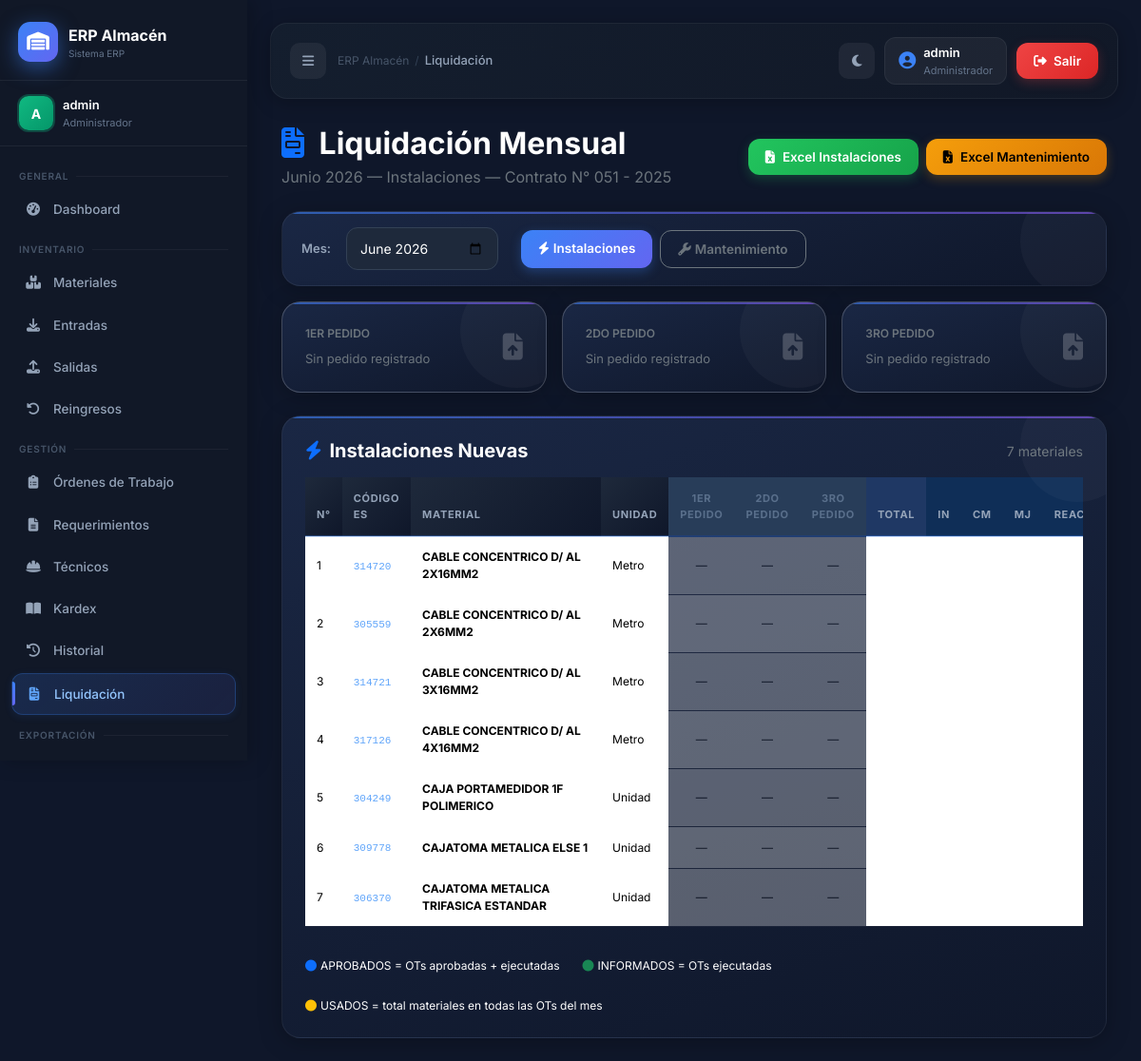
Page /pages/liquidacion.php (signed in) on the committed database.
### tables this page shows
CREATE TABLE `materiales` (
  `id` int(11) NOT NULL,
  `codigo` varchar(50) DEFAULT NULL,
  `codigo_electrosur` varchar(20) DEFAULT '',
  `nombre` varchar(150) DEFAULT NULL,
  `unidad` varchar(50) DEFAULT NULL,
  `stock` int(11) DEFAULT 0,
  `activo` tinyint(1) NOT NULL DEFAULT 1
);

### pages/liquidacion.php (the view, shortened to what this page needs)
<?php
require_once __DIR__ . '/../includes/Conexion.php';
require_once __DIR__ . '/../includes/layout.php';
$mes      = $_GET['mes']  ?? date('Y-m');
$tab      = $_GET['tab']  ?? 'inst';
$tipo_liq = ($tab === 'mmto') ? 'Mantenimiento' : 'Instalaciones';
$meses_es = ['01'=>'Enero','02'=>'Febrero','03'=>'Marzo','04'=>'Abril',
             '05'=>'Mayo','06'=>'Junio','07'=>'Julio','08'=>'Agosto',
             '09'=>'Septiembre','10'=>'Octubre','11'=>'Noviembre','12'=>'Diciembre'];
[$yy, $mm] = explode('-', $mes);
$mesLabel  = $meses_es[$mm] . ' ' . $yy;
$contrato = 'N° 051 - 2025';
$tipos_inst = ['IN','CM','MJ','REAC','REUB'];
$tipos_mmto = ['CM','MJ','REAC'];
$tipos_activos = ($tipo_liq === 'Instalaciones') ? $tipos_inst : $tipos_mmto;
$stmt_reqs = $conn->prepare("
    SELECT r.id, r.codigo_req, r.fecha,
           (SELECT SUM(d.cantidad) FROM detalle_requerimiento d WHERE d.requerimiento_id=r.id) AS total_cant
    FROM requerimientos r
    WHERE DATE_FORMAT(r.fecha,'%Y-%m') = ?
      AND r.tipo_liq = ?
    ORDER BY r.fecha ASC, r.id ASC
    LIMIT 3
");
$stmt_reqs->bind_param('ss', $mes, $tipo_liq);
$stmt_reqs->execute();
$pedidos = $stmt_reqs->get_result()->fetch_all(MYSQLI_ASSOC);
$stmt_mats = $conn->prepare("
    SELECT DISTINCT m.id, m.nombre, m.codigo, m.codigo_electrosur, m.unidad
    FROM materiales m
    WHERE m.activo = 1
      AND (
          EXISTS (
            SELECT 1 FROM detalle_requerimiento dr
            JOIN requerimientos r ON r.id = dr.requerimiento_id
            WHERE dr.material_id = m.id
              AND DATE_FORMAT(r.fecha,'%Y-%m') = ?
              AND r.tipo_liq = ?
          )
          OR
          EXISTS (
            SELECT 1 FROM detalle_ot dot
            JOIN ordenes_trabajo ot ON ot.id = dot.ot_id
            WHERE dot.material_id = m.id
              AND DATE_FORMAT(ot.fecha,'%Y-%m') = ?
          )
      )
    ORDER BY m.nombre ASC
");
$stmt_mats->bind_param('sss', $mes, $tipo_liq, $mes);
$stmt_mats->execute();
$materiales = $stmt_mats->get_result()->fetch_all(MYSQLI_ASSOC);
if (empty($materiales)) {
    $materiales = $conn->query(
        "SELECT id, nombre, codigo, codigo_electrosur, unidad FROM materiales WHERE activo=1 ORDER BY nombre ASC"
    )->fetch_all(MYSQLI_ASSOC);
}
?>
<div class="container-fluid">
    <div class="d-flex justify-content-between align-items-center mb-4 flex-wrap gap-3">
        <div>
            <h2 class="fw-bold mb-1">
                <i class="fa-solid fa-file-invoice me-2 text-primary"></i>
                Liquidación Mensual
            </h2>
            <p class="text-secondary mb-0">
                <?= $mesLabel ?> — <?= $tipo_liq ?> — Contrato <?= $contrato ?>
            </p>
        </div>
        <div class="d-flex gap-2">
            <a href="<?= BASE_URL ?>/exports/liquidacion_excel.php?mes=<?= $mes ?>&tipo=Instalaciones"
               class="btn btn-success btn-custom">
                <i class="fa-solid fa-file-excel me-2"></i>Excel Instalaciones
            </a>
            <a href="<?= BASE_URL ?>/exports/liquidacion_excel.php?mes=<?= $mes ?>&tipo=Mantenimiento"
               class="btn btn-warning btn-custom">
                <i class="fa-solid fa-file-excel me-2"></i>Excel Mantenimiento
            </a>
        </div>
    </div>
    <div class="card-dashboard mb-3" style="padding:16px 20px;">
        <div class="d-flex gap-4 align-items-center flex-wrap">
            <form method="GET" class="d-flex align-items-center gap-3">
                <label class="form-label mb-0 fw-semibold">Mes:</label>
                <input type="month" name="mes" class="form-control form-control-sm"
                       value="<?= $mes ?>" style="max-width:160px;"
                       onchange="this.form.submit()">
            </form>
            <div class="d-flex gap-2">
                <a href="?mes=<?= $mes ?>&tab=inst"
                   class="btn btn-sm <?= $tab==='inst'?'btn-primary':'btn-outline-secondary' ?> btn-custom">
                    <i class="fa-solid fa-bolt me-1"></i>Instalaciones
                </a>
                <a href="?mes=<?= $mes ?>&tab=mmto"
                   class="btn btn-sm <?= $tab==='mmto'?'btn-warning':'btn-outline-secondary' ?> btn-custom">
                    <i class="fa-solid fa-wrench me-1"></i>Mantenimiento
                </a>
            </div>
        </div>
    </div>
    <div class="row g-3 mb-4">
        <?php
        $labels_p = ['1er Pedido','2do Pedido','3ro Pedido'];
        for ($pi = 0; $pi < 3; $pi++):
            $p = $pedidos[$pi] ?? null;
        ?>
        <div class="col-md-4">
            <div class="card-dashboard" style="border:1px solid rgba(<?= $p?'59,130,246':'255,255,255' ?>,0.2);">
                <div class="d-flex justify-content-between align-items-center">
                    <div>
                        <p class="text-secondary mb-1" style="font-size:12px;font-weight:600;text-transform:uppercase;">
                            <?= $labels_p[$pi] ?>
                        </p>
                        <?php if ($p): ?>
                        <strong style="color:#60a5fa;"><?= htmlspecialchars($p['codigo_req']) ?></strong>
                        <div style="font-size:12px;color:#64748b;">
                            <?= date('d/m/Y', strtotime($p['fecha'])) ?>
                        </div>
                        <?php else: ?>
                        <span class="text-secondary" style="font-size:13px;">Sin pedido registrado</span>
                        <?php endif; ?>
                    </div>
                    <div style="font-size:28px;opacity:0.2;">
                        <i class="fa-solid fa-file-arrow-up"></i>
                    </div>
                </div>
            </div>
        </div>
        <?php endfor; ?>
    </div>
    <div class="card-dashboard">
        <div class="d-flex justify-content-between align-items-center mb-3">
            <h5 class="fw-bold mb-0">
                <?= $tipo_liq === 'Instalaciones'
                    ? '<i class="fa-solid fa-bolt me-2 text-primary"></i>Instalaciones Nuevas'
                    : '<i class="fa-solid fa-wrench me-2 text-warning"></i>Mantenimiento y Reposición' ?>
            </h5>
            <small class="text-secondary"><?= count($materiales) ?> materiales</small>
        </div>
        <div class="table-responsive">
            <table class="table table-sm table-hover align-middle" id="tablaLiq"
                   style="font-size:12px;min-width:1200px;">
                <thead>
                    <tr style="background:#1e3a5f;color:white;">
                        <th rowspan="2" style="width:30px;">N°</th>
                        <th rowspan="2">Código ES</th>
                        <th rowspan="2" style="min-width:200px;">Material</th>
                        <th rowspan="2">Unidad</th>
                        <?php for ($x = count($pedidos); $x < 3; $x++): ?>
                        <th style="background:#334155;text-align:center;opacity:0.5;"><?= $labels_p[$x] ?></th>
                        <?php endfor; ?>
                        <th style="background:#1f3864;text-align:center;">TOTAL</th>
                        <?php foreach ($tipos_activos as $t): ?>
                        <th style="background:#0f2e57;text-align:center;"><?= $t ?></th>
                        <?php endforeach; ?>
                    </tr>
                </thead>
                <tbody>
                <?php $n = 1; foreach ($materiales as $mat):
                    $rowBg = ($n % 2 === 0) ? 'rgba(255,255,255,0.03)' : '';
                ?>
                <tr style="background:<?= $rowBg ?>;">
                    <td><?= $n++ ?></td>
                    <td>
                        <code style="font-size:11px;color:#60a5fa;">
                            <?= htmlspecialchars($mat['codigo_electrosur'] ?: $mat['codigo']) ?>
                        </code>
                    </td>
                    <td><strong><?= htmlspecialchars($mat['nombre']) ?></strong></td>
                    <td><?= htmlspecialchars($mat['unidad']) ?></td>
                    <?php for ($x = count($pedidos); $x < 3; $x++): ?>
                    <td style="text-align:center;opacity:0.3;">—</td>
                    <?php endfor; ?>
                    <td style="text-align:center;font-weight:700;color:#60a5fa;">
                    </td>
                    <?php foreach ($tipos_activos as $t): ?>
                    <td style="text-align:center;">
                    </td>
                    <?php endforeach; ?>
                </tr>
                <?php endforeach; ?>
                </tbody>
            </table>
        </div>
        <div class="d-flex gap-4 flex-wrap mt-3" style="font-size:12px;">
            <span><i class="fa-solid fa-circle text-primary me-1"></i>APROBADOS = OTs aprobadas + ejecutadas</span>
            <span><i class="fa-solid fa-circle text-success me-1"></i>INFORMADOS = OTs ejecutadas</span>
            <span><i class="fa-solid fa-circle text-warning me-1"></i>USADOS = total materiales en todas las OTs del mes</span>
        </div>
    </div>
</div>
<?php require_once __DIR__ . '/../includes/footer.php'; ?>

### includes/layout.php (style rules this page uses)
* { margin:0; padding:0; box-sizing:border-box; }
body { font-family:'Inter',sans-serif; background:#0f172a; color:white; overflow-x:hidden; }
.card-dashboard { background:linear-gradient(145deg,#1e293b,#0f172a); border:1px solid rgba(255,255,255,0.04); border-radius:22px; padding:24px; box-shadow:0 8px 24px rgba(0,0,0,0.2); transition:transform 0.25s ease, box-shadow 0.25s ease; position:relative; overflow:hidden; }
.card-dashboard::before { content:''; position:absolute; width:120px; height:120px; background:rgba(255,255,255,0.03); border-radius:50%; top:-30px; right:-30px; }
.table { color:white; }
.table thead { background:#111827; }
.table tbody tr { transition:background 0.15s; }
.form-control, .form-select { background:#1e293b; border:1px solid #334155; color:white; border-radius:12px; padding:11px 14px; }
.form-control::placeholder { color:#475569; }
.form-label { font-weight:500; font-size:13px; color:#94a3b8; margin-bottom:6px; }
.btn-custom { border-radius:12px; padding:9px 18px; font-weight:600; font-size:13.5px; }
.btn-primary { background:#3b82f6; border-color:#3b82f6; }
.card-dashboard { background:linear-gradient(160deg,#1a2744 0%,#0f172a 100%); border:1px solid rgba(255,255,255,0.06); border-radius:20px; padding:24px; box-shadow:0 4px 24px rgba(0,0,0,0.25); transition:transform 0.25s ease, box-shadow 0.25s ease; position:relative; overflow:hidden; }
.card-dashboard::after { content:''; position:absolute; top:0; left:0; right:0; height:2px; background:linear-gradient(90deg,#3b82f6,#6366f1,#8b5cf6); border-radius:20px 20px 0 0; opacity:0.6; }
.table thead tr th { background:linear-gradient(135deg,#1e293b,#0f172a); color:#94a3b8; font-size:11px; font-weight:700; text-transform:uppercase; letter-spacing:0.06em; padding:14px 12px; border-bottom:2px solid rgba(59,130,246,0.3) !important; border-top:none !important; }
.table tbody td { padding:12px; border-color:rgba(255,255,255,0.04) !important; vertical-align:middle; }
.btn-primary { background:linear-gradient(135deg,#3b82f6,#6366f1) !important; border:none !important; box-shadow:0 4px 12px rgba(59,130,246,0.3); transition:all 0.2s !important; }
.btn-success { background:linear-gradient(135deg,#22c55e,#16a34a) !important; border:none !important; box-shadow:0 4px 12px rgba(34,197,94,0.25); transition:all 0.2s !important; }
.btn-warning { background:linear-gradient(135deg,#f59e0b,#d97706) !important; border:none !important; box-shadow:0 4px 12px rgba(245,158,11,0.25); transition:all 0.2s !important; }

### rows in the picture
materiales: codigo "314720", nombre "CABLE CONCENTRICO D/ AL 2X16MM2", unidad "Metro"
materiales: codigo "305559", nombre "CABLE CONCENTRICO D/ AL 2X6MM2", unidad "Metro"
materiales: codigo "314721", nombre "CABLE CONCENTRICO D/ AL 3X16MM2", unidad "Metro"
materiales: codigo "317126", nombre "CABLE CONCENTRICO D/ AL 4X16MM2", unidad "Metro"
materiales: codigo "304249", nombre "CAJA PORTAMEDIDOR 1F POLIMERICO", unidad "Unidad"
materiales: codigo "309778", nombre "CAJATOMA METALICA ELSE 1", unidad "Unidad"
materiales: codigo "306370", nombre "CAJATOMA METALICA TRIFASICA ESTANDAR", unidad "Unidad"

### other values in the picture
APP_NAME "ERP Almacén"
$_SESSION['nombre_completo'] "admin"
$nombres[$paginaActual] "Liquidación"
$mesLabel "Junio 2026"
$tipo_liq "Instalaciones"
$contrato "N° 051 - 2025"
$labels_p[$pi] "1ER PEDIDO"
$labels_p[$pi] "2DO PEDIDO"
$labels_p[$pi] "3RO PEDIDO"
count($materiales) "7"
$labels_p[$x] "1ER PEDIDO"
$labels_p[$x] "2DO PEDIDO"
$labels_p[$x] "3RO PEDIDO"
$t "IN"
$t "CM"
